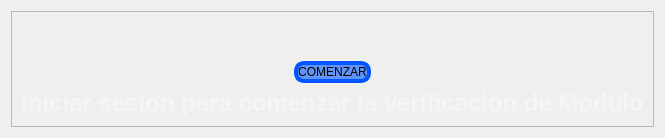
               <widget class="QWidget" name="Home_page">
                <property name="contextMenuPolicy">
                 <enum>Qt::ContextMenuPolicy::DefaultContextMenu</enum>
                </property>
                <property name="autoFillBackground">
                 <bool>false</bool>
                </property>
                <property name="styleSheet">
                 <string notr="true"/>
                </property>
                <layout class="QVBoxLayout" name="verticalLayout_21">
                 <property name="sizeConstraint">
                  <enum>QLayout::SizeConstraint::SetMinAndMaxSize</enum>
                 </property>
                 <item>
                  <layout class="QVBoxLayout" name="verticalLayout_20">
                   <item>
                    <widget class="QFrame" name="Home_frame">
                     <property name="autoFillBackground">
                      <bool>false</bool>
                     </property>
                     <property name="styleSheet">
                      <string notr="true"/>
                     </property>
                     <property name="frameShape">
                      <enum>QFrame::Shape::StyledPanel</enum>
                     </property>
                     <property name="frameShadow">
                      <enum>QFrame::Shadow::Raised</enum>
                     </property>
                     <layout class="QVBoxLayout" name="verticalLayout_23">
                      <item>
                       <layout class="QVBoxLayout" name="verticalLayout_home"/>
                      </item>
                      <item>
                       <spacer name="verticalSpacer_6">
                        <property name="orientation">
                         <enum>Qt::Orientation::Vertical</enum>
                        </property>
                        <property name="sizeHint" stdset="0">
                         <size>
                          <width>20</width>
                          <height>40</height>
                         </size>
                        </property>
                       </spacer>
                      </item>
                      <item>
                       <layout class="QHBoxLayout" name="horizontalLayout_7">
                        <item>
                         <spacer name="horizontalSpacer_5">
                          <property name="orientation">
                           <enum>Qt::Orientation::Horizontal</enum>
                          </property>
                          <property name="sizeType">
                           <enum>QSizePolicy::Policy::Expanding</enum>
                          </property>
                          <property name="sizeHint" stdset="0">
                           <size>
                            <width>40</width>
                            <height>20</height>
                           </size>
                          </property>
                         </spacer>
                        </item>
                        <item>
                         <widget class="QPushButton" name="btn_Start">
                          <property name="styleSheet">
                           <string notr="true">QPushButton{
background-color: rgba(0, 85, 255, 150);
font: 700 36pt &quot;Segoe UI&quot;;
border-radius: 10px;
border: 4px solid black;
border-color: rgb(0, 85, 255);}

QPushButton:pressed {
	background-color: rgb(255, 233, 51 );
}</string>
                          </property>
                          <property name="text">
                           <string>COMENZAR</string>
                          </property>
                         </widget>
                        </item>
                        <item>
                         <spacer name="horizontalSpacer_6">
                          <property name="orientation">
                           <enum>Qt::Orientation::Horizontal</enum>
                          </property>
                          <property name="sizeHint" stdset="0">
                           <size>
                            <width>40</width>
                            <height>20</height>
                           </size>
                          </property>
                         </spacer>
                        </item>
                       </layout>
                      </item>
                      <item>
                       <widget class="QLabel" name="lbl_infoCurrentUser">
                        <property name="text">
                         <string>&lt;html&gt;&lt;head/&gt;&lt;body&gt;&lt;p align=&quot;center&quot;&gt;&lt;span style=&quot; font-size:18pt; font-weight:700; color:rgba(255,255,255,100);&quot;&gt;Iniciar sesion para comenzar la verificacion de Modulo&lt;/span&gt;&lt;/p&gt;&lt;/body&gt;&lt;/html&gt;</string>
                        </property>
                       </widget>
                      </item>
                     </layout>
                    </widget>
                   </item>
                  </layout>
                 </item>
                </layout>
               </widget>
